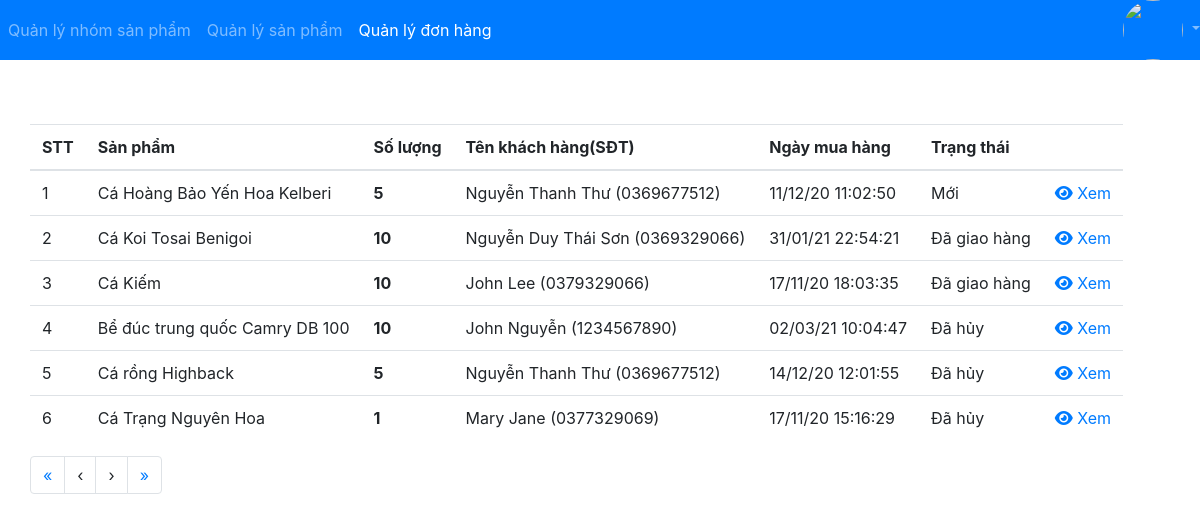
Screenshot of /staff/list-order (signed in) with the database file from the repository.
### app/models.py (models this page shows, shortened)
class Order(models.Model):
    class Status:
        NEW = 0
        DELIVERED = 1
        CANCELED = 2
    product = models.ForeignKey(Product, on_delete=models.PROTECT, verbose_name='Sản phẩm')
    qty = models.IntegerField(verbose_name='Số lượng')
    customer_name = models.CharField(max_length=50, verbose_name='Tên khách hàng')
    customer_phone = models.CharField(max_length=20, verbose_name='Số điện thoại')
    customer_address = models.CharField(max_length=200, verbose_name='Địa chỉ')
    order_date = models.DateTimeField(verbose_name='Ngày đặt hàng')
    deliver_date = models.DateTimeField(null=True, verbose_name='Ngày giao hàng')
    status = models.IntegerField(verbose_name='Tình trạng')

class Product(models.Model):
    code = models.CharField(max_length=30,  unique=True, verbose_name='Mã')
    name = models.CharField(max_length=200, verbose_name='Tên sản phẩm')
    description = models.CharField(max_length=1000,  blank=True, verbose_name='Miêu tả')
    price = models.FloatField(verbose_name='Giá')
    category = models.ForeignKey(Category, on_delete=models.PROTECT, verbose_name='Loại sản phẩm')
    image = models.ImageField(upload_to='assets/img/product', verbose_name='Ảnh')

### app/views_staff.py (the view)
@login_required
def listOrder(request):
    page = request.GET.get('page', '')
    page = int(page) if page.isdigit() else 1
    pageSize = settings.PAGE_SIZE
    start = (page-1)* pageSize
    end = start + pageSize
    orderList = Order.objects.all()
    orderList = orderList.order_by('status', '-order_date')
    total = orderList.count()
    context = {
        'orderList': orderList[start:end],
        'start': start,
        'page': page,
        'total': total,
        'numpage': math.ceil(total/pageSize)
    }
    return render(request, 'staff/order/list.html', context)

### app/templates/staff/order/list.html
{% extends "../base.html" %}
{% block menu %}
  {% with page=3 %}
    {{block.super}}
  {% endwith %}
{% endblock %}
{%block content %}
<div class="container pt-3">
  <div class="row">
  <div class="pt-5">
    <table class="table">
      <thead>
        <tr>
          <th>STT</th>
          <th>Sản phẩm</th>
          <th>Số lượng</th>
          <th>Tên khách hàng(SĐT)</th>
          <th>Ngày mua hàng</th>
          <th>Trạng thái</th>
          <th></th>
        </tr>
      </thead>
      <tbody>
        {%for o in orderList%}
        <tr>
          <td>{{forloop.counter}}</td>
          <td>{{o.product.name}}</td>
          <th>{{o.qty}}</th>
          <td>{{o.customer_name}} ({{o.customer_phone}})</td>
          <td>{{o.order_date|date:"d/m/y H:i:s"}}</td>
          <td>
              {% if o.status == 0 %} Mới {% endif %}
              {% if o.status == 1 %} Đã giao hàng {% endif %}
              {% if o.status == 2 %} Đã hủy {% endif %}
          </td>
          <td>
            <a title="Xem" href="{% url 'view-order' o.id %}"><i class="fas fa-eye"></i> Xem</a>
          </td>
        </tr>
        {%endfor%}
      </tbody>
    </table>
    <ul class="pagination">
      <li class="page-item"><a class="page-link" href='/staff/list-order?page=1'>&laquo;</a></li>
      <li class="page-item"><a class="page-link"
        {% if page > 1 %} href='/staff/list-order?page={{page|add:-1}}' {% endif %}>&lsaquo;</a></li>
      <li class="page-item"><a class="page-link"
        {% if page < numpage %} href='/staff/list-order?page={{page|add:1}}' {% endif %}>&rsaquo;</a></li>
      <li class="page-item"><a class="page-link" href='/staff/list-order?page={{numpage}}'>&raquo;</a></li>
    </ul>
  </div>
</div>
</div>
{% endblock %}

### rows the page displays
Order: product.name "Cá Hoàng Bảo Yến Hoa Kelberi", qty "5", customer_name "Nguyễn Thanh Thư", customer_phone "0369677512", order_date "11/12/20 11:02:50", status "Mới"
Order: product.name "Cá Koi Tosai Benigoi", qty "10", customer_name "Nguyễn Duy Thái Sơn", customer_phone "0369329066", order_date "31/01/21 22:54:21", status "Đã giao hàng"
Order: product.name "Cá Kiếm", qty "10", customer_name "John Lee", customer_phone "0379329066", order_date "17/11/20 18:03:35", status "Đã giao hàng"
Order: product.name "Bể đúc trung quốc Camry DB 100", qty "10", customer_name "John Nguyễn", customer_phone "1234567890", order_date "02/03/21 10:04:47", status "Đã hủy"
Order: product.name "Cá rồng Highback", qty "5", customer_name "Nguyễn Thanh Thư", customer_phone "0369677512", order_date "14/12/20 12:01:55", status "Đã hủy"
Order: product.name "Cá Trạng Nguyên Hoa", qty "1", customer_name "Mary Jane", customer_phone "0377329069", order_date "17/11/20 15:16:29", status "Đã hủy"
